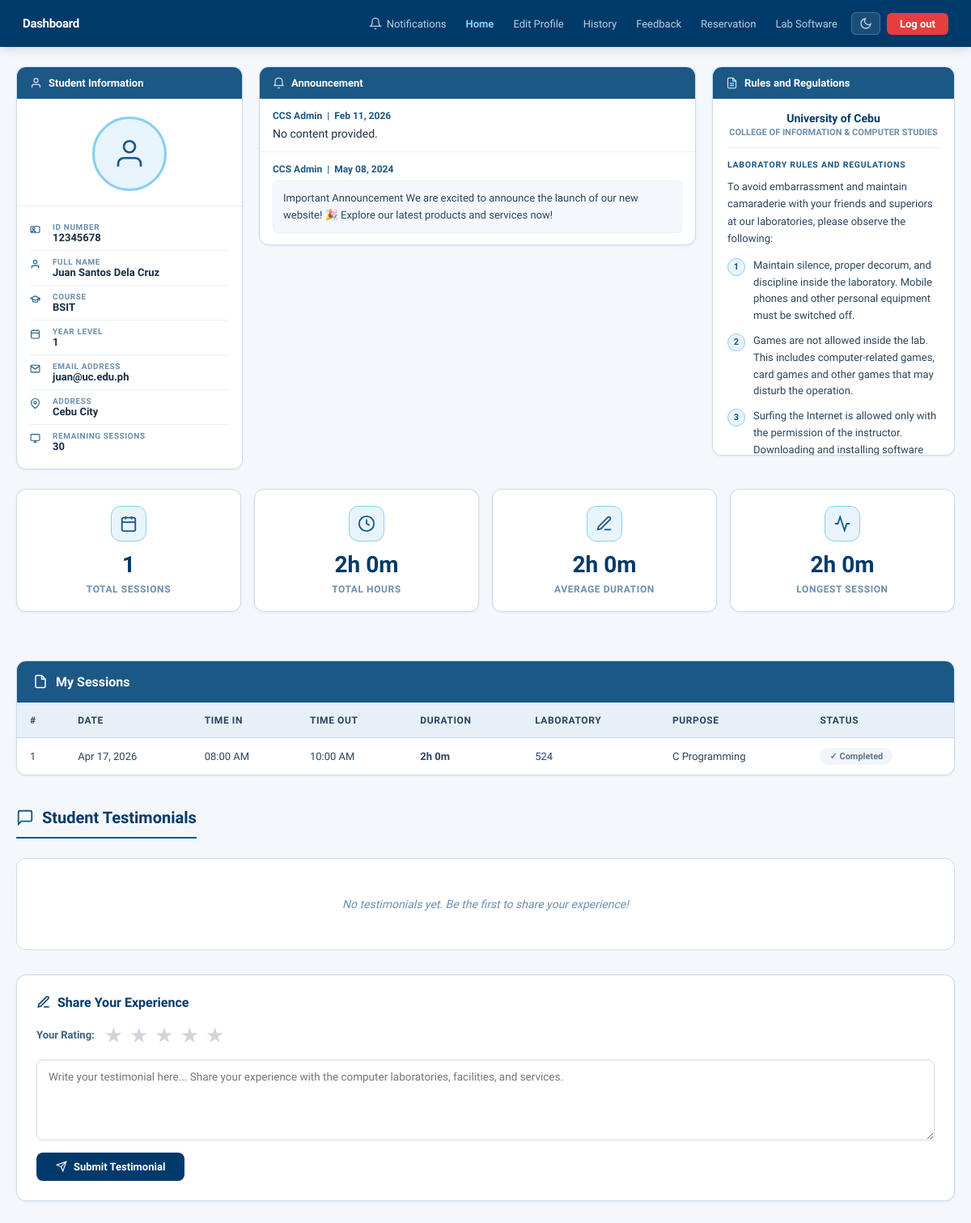
The page /Homepage.php (signed in) on the database its author committed.
### tables this page shows
CREATE TABLE IF NOT EXISTS announcements (
    id          INT AUTO_INCREMENT PRIMARY KEY,
    admin_name  VARCHAR(100) NOT NULL DEFAULT 'CCS Admin',
    content     TEXT,
    created_at  TIMESTAMP DEFAULT CURRENT_TIMESTAMP
);

CREATE TABLE IF NOT EXISTS sit_in_history (
    id              INT AUTO_INCREMENT PRIMARY KEY,
    student_id      INT         NOT NULL,
    id_number       VARCHAR(20) NOT NULL,
    fullname        VARCHAR(255)NOT NULL,
    sit_purpose     VARCHAR(255)NOT NULL,
    laboratory      VARCHAR(50) NOT NULL,
    login_time      DATETIME    DEFAULT NULL,
    logout_time     DATETIME    DEFAULT NULL,
    date            DATE        NOT NULL,
    created_at      TIMESTAMP DEFAULT CURRENT_TIMESTAMP,
    FOREIGN KEY (student_id) REFERENCES students(id) ON DELETE CASCADE
);

### homepage.php (the view, shortened to what this page needs)
<?php
require_once 'db.php';
$student_id = (int)$_SESSION['student_id'];
$announcements = $pdo->query("SELECT * FROM announcements ORDER BY created_at DESC")->fetchAll();
$photoSrc = (!empty($_SESSION['profile_photo'])) ? 'uploads/profiles/'.htmlspecialchars($_SESSION['profile_photo']) : null;
try {
    $sitin_rows = $pdo->prepare("SELECT login_time, logout_time, date, laboratory, sit_purpose FROM sit_in_history WHERE student_id = ? ORDER BY date DESC, login_time DESC");
    $sitin_rows->execute([$student_id]);
    $sitin_records = $sitin_rows->fetchAll();
} catch (Exception $e) { $sitin_records = []; }
$total_sessions = count($sitin_records);
$total_hours    = 0;
$longest_mins   = 0;
$durations      = [];
foreach ($sitin_records as $r) {
    if ($r['login_time'] && $r['logout_time']) {
        $mins = (strtotime($r['logout_time']) - strtotime($r['login_time'])) / 60;
        if ($mins > 0) {
            $total_hours += $mins;
            $durations[] = $mins;
            if ($mins > $longest_mins) $longest_mins = $mins;
        }
    }
}
$avg_duration  = count($durations) > 0 ? array_sum($durations) / count($durations) : 0;
$total_hours_h = floor($total_hours / 60);
$total_hours_m = (int)($total_hours % 60);
$avg_h = floor($avg_duration / 60);
$avg_m = (int)($avg_duration % 60);
$long_h = floor($longest_mins / 60);
$long_m = (int)($longest_mins % 60);
try {
    $pdo->exec("CREATE TABLE IF NOT EXISTS testimonials (
        id          INT AUTO_INCREMENT PRIMARY KEY,
        student_id  INT NOT NULL,
        fullname    VARCHAR(255) NOT NULL,
        course      VARCHAR(100) DEFAULT '',
        message     TEXT NOT NULL,
        rating      TINYINT(1) DEFAULT 5,
        profile_photo VARCHAR(255) DEFAULT NULL,
        created_at  TIMESTAMP DEFAULT CURRENT_TIMESTAMP,
        FOREIGN KEY (student_id) REFERENCES students(id) ON DELETE CASCADE
    )");
} catch (Exception $e) {}
$testimonials = $pdo->query("SELECT * FROM testimonials ORDER BY created_at DESC LIMIT 20")->fetchAll();
?>
<!DOCTYPE html>
<html lang="en">
<head>
</head>
<body>
<nav>
  <div class="nav-brand">Dashboard</div>
  <div class="nav-links">
    <div class="notif-wrap">
      <button class="notif-btn" onclick="toggleNotif()" id="notifBtn">
        <span class="bell-wrap">
          <svg viewBox="0 0 24 24" width="16" height="16" fill="none" stroke="currentColor" stroke-width="2">
            <path d="M18 8A6 6 0 0 0 6 8c0 7-3 9-3 9h18s-3-2-3-9"/>
            <path d="M13.73 21a2 2 0 0 1-3.46 0"/>
          </svg>
        </span>
        Notifications
      </button>
    </div>
    <a href="Homepage.php" class="active">Home</a>
    <a href="profile.php">Edit Profile</a>
    <a href="history.php">History</a>
    <a href="feedback.php">Feedback</a>
    <a href="reservation.php">Reservation</a>
    <a href="software.php">Lab Software</a>
    <button onclick="toggleDarkMode()" class="btn-dark-toggle" id="darkToggle" title="Toggle dark mode">
      <svg viewBox="0 0 24 24" width="16" height="16" fill="none" stroke="currentColor" stroke-width="2"><path d="M21 12.79A9 9 0 1 1 11.21 3 7 7 0 0 0 21 12.79z"/></svg>
    </button>
    <a href="logout.php" class="btn-logout">Log out</a>
  </div>
</nav>
<div class="dashboard">
  <div class="card">
    <div class="card-head">
      <svg viewBox="0 0 24 24"><path d="M20 21v-2a4 4 0 0 0-4-4H8a4 4 0 0 0-4 4v2"/><circle cx="12" cy="7" r="4"/></svg>
      <h2>Student Information</h2>
    </div>
    <div class="student-avatar">
      <div class="avatar-circle">
        <?php if ($photoSrc): ?>
          <img src="<?= $photoSrc ?>" alt="Profile"/>
        <?php else: ?>
          <svg viewBox="0 0 24 24"><path d="M20 21v-2a4 4 0 0 0-4-4H8a4 4 0 0 0-4 4v2"/><circle cx="12" cy="7" r="4"/></svg>
        <?php endif; ?>
      </div>
    </div>
    <div class="student-info-list">
      <div class="info-row"><div class="info-icon"><svg viewBox="0 0 24 24"><rect x="2" y="5" width="20" height="14" rx="2"/><circle cx="8.5" cy="10" r="2.5"/><path d="M4 19c0-2.2 2-4 4.5-4s4.5 1.8 4.5 4"/></svg></div><div class="info-content"><div class="info-label">ID Number</div><div class="info-value"><?= htmlspecialchars($_SESSION['id_number'] ?? '') ?></div></div></div>
      <div class="info-row"><div class="info-icon"><svg viewBox="0 0 24 24"><path d="M20 21v-2a4 4 0 0 0-4-4H8a4 4 0 0 0-4 4v2"/><circle cx="12" cy="7" r="4"/></svg></div><div class="info-content"><div class="info-label">Full Name</div><div class="info-value"><?= htmlspecialchars($_SESSION['fullname'] ?? '') ?></div></div></div>
      <div class="info-row"><div class="info-icon"><svg viewBox="0 0 24 24"><path d="M22 10v6M2 10l10-5 10 5-10 5z"/><path d="M6 12v5c3 3 9 3 12 0v-5"/></svg></div><div class="info-content"><div class="info-label">Course</div><div class="info-value"><?= htmlspecialchars($_SESSION['course'] ?? '') ?></div></div></div>
      <div class="info-row"><div class="info-icon"><svg viewBox="0 0 24 24"><rect x="3" y="4" width="18" height="18" rx="2"/><line x1="16" y1="2" x2="16" y2="6"/><line x1="8" y1="2" x2="8" y2="6"/><line x1="3" y1="10" x2="21" y2="10"/></svg></div><div class="info-content"><div class="info-label">Year Level</div><div class="info-value"><?= htmlspecialchars($_SESSION['year_level'] ?? '') ?></div></div></div>
      <div class="info-row"><div class="info-icon"><svg viewBox="0 0 24 24"><path d="M4 4h16c1.1 0 2 .9 2 2v12c0 1.1-.9 2-2 2H4c-1.1 0-2-.9-2-2V6c0-1.1.9-2 2-2z"/><polyline points="22,6 12,13 2,6"/></svg></div><div class="info-content"><div class="info-label">Email Address</div><div class="info-value"><?= htmlspecialchars($_SESSION['email'] ?? '') ?></div></div></div>
      <div class="info-row"><div class="info-icon"><svg viewBox="0 0 24 24"><path d="M21 10c0 7-9 13-9 13s-9-6-9-13a9 9 0 0 1 18 0z"/><circle cx="12" cy="10" r="3"/></svg></div><div class="info-content"><div class="info-label">Address</div><div class="info-value"><?= htmlspecialchars($_SESSION['address'] ?? '') ?></div></div></div>
      <div class="info-row"><div class="info-icon"><svg viewBox="0 0 24 24"><rect x="2" y="3" width="20" height="14" rx="2"/><line x1="8" y1="21" x2="16" y2="21"/><line x1="12" y1="17" x2="12" y2="21"/></svg></div><div class="info-content"><div class="info-label">Remaining Sessions</div><div class="info-value"><?= htmlspecialchars($_SESSION['session'] ?? '') ?></div></div></div>
    </div>
  </div>
  <div class="card">
    <div class="card-head">
      <svg viewBox="0 0 24 24"><path d="M22 17H2a3 3 0 0 0 3-3V9a7 7 0 0 1 14 0v5a3 3 0 0 0 3 3z"/><path d="M13.73 21a2 2 0 0 1-3.46 0"/></svg>
      <h2>Announcement</h2>
    </div>
    <div class="ann-scroll">
      <?php if ($announcements): ?>
        <?php foreach ($announcements as $ann): ?>
        <div class="ann-item">
          <div class="ann-meta"><?= htmlspecialchars($ann['admin_name'] ?? 'CCS Admin') ?> &nbsp;|&nbsp; <?= date('M d, Y', strtotime($ann['created_at'])) ?></div>
          <?php if (!empty($ann['content'])): ?>
            <div class="ann-bubble"><?= nl2br(htmlspecialchars($ann['content'])) ?></div>
          <?php else: ?>
            <div class="ann-empty">No content provided.</div>
          <?php endif; ?>
        </div>
        <?php endforeach; ?>
      <?php else: ?>
        <div class="ann-item"><div class="ann-empty" style="padding:16px;">No announcements yet.</div></div>
      <?php endif; ?>
    </div>
  </div>
  <div class="card">
    <div class="card-head">
      <svg viewBox="0 0 24 24"><path d="M14 2H6a2 2 0 0 0-2 2v16a2 2 0 0 0 2 2h12a2 2 0 0 0 2-2V8z"/><polyline points="14 2 14 8 20 8"/><line x1="16" y1="13" x2="8" y2="13"/><line x1="16" y1="17" x2="8" y2="17"/></svg>
      <h2>Rules and Regulations</h2>
    </div>
    <div class="rules-scroll">
      <div class="rules-header"><h3>University of Cebu</h3><p>COLLEGE OF INFORMATION &amp; COMPUTER STUDIES</p></div>
      <div class="rules-section-title">Laboratory Rules and Regulations</div>
      <p class="rules-intro">To avoid embarrassment and maintain camaraderie with your friends and superiors at our laboratories, please observe the following:</p>
      <div class="rules-list">
        <div class="rule-item"><span class="rule-num">1</span><span>Maintain silence, proper decorum, and discipline inside the laboratory. Mobile phones and other personal equipment must be switched off.</span></div>
        <div class="rule-item"><span class="rule-num">2</span><span>Games are not allowed inside the lab. This includes computer-related games, card games and other games that may disturb the operation.</span></div>
        <div class="rule-item"><span class="rule-num">3</span><span>Surfing the Internet is allowed only with the permission of the instructor. Downloading and installing software are strictly prohibited.</span></div>
      </div>
    </div>
  </div>
</div>
<div class="summary-section">
  <div class="summary-grid">
    <div class="summary-card">
      <div class="summary-icon"><svg viewBox="0 0 24 24"><rect x="3" y="4" width="18" height="18" rx="2"/><line x1="16" y1="2" x2="16" y2="6"/><line x1="8" y1="2" x2="8" y2="6"/><line x1="3" y1="10" x2="21" y2="10"/></svg></div>
      <div class="summary-val"><?= $total_sessions ?></div>
      <div class="summary-label">Total Sessions</div>
    </div>
    <div class="summary-card">
      <div class="summary-icon"><svg viewBox="0 0 24 24"><circle cx="12" cy="12" r="10"/><polyline points="12 6 12 12 16 14"/></svg></div>
      <div class="summary-val"><?= $total_hours_h ?>h <?= $total_hours_m ?>m</div>
      <div class="summary-label">Total Hours</div>
    </div>
    <div class="summary-card">
      <div class="summary-icon"><svg viewBox="0 0 24 24"><path d="M12 20h9"/><path d="M16.5 3.5a2.121 2.121 0 0 1 3 3L7 19l-4 1 1-4L16.5 3.5z"/></svg></div>
      <div class="summary-val"><?= $avg_h ?>h <?= $avg_m ?>m</div>
      <div class="summary-label">Average Duration</div>
    </div>
    <div class="summary-card">
      <div class="summary-icon"><svg viewBox="0 0 24 24"><polyline points="22 12 18 12 15 21 9 3 6 12 2 12"/></svg></div>
      <div class="summary-val"><?= $long_h ?>h <?= $long_m ?>m</div>
      <div class="summary-label">Longest Session</div>
    </div>
  </div>
</div>
<div class="sessions-container">
  <div class="sessions-card">
    <div class="sessions-header">
      <h2>
        <svg viewBox="0 0 24 24"><path d="M14 2H6a2 2 0 0 0-2 2v16a2 2 0 0 0 2 2h12a2 2 0 0 0 2-2V8z"/><polyline points="14 2 14 8 20 8"/></svg>
        My Sessions
      </h2>
    </div>
    <div class="sessions-table-wrapper">
      <table class="sessions-table">
        <thead>
          <tr>
            <th>#</th>
            <th>Date</th>
            <th>Time In</th>
            <th>Time Out</th>
            <th>Duration</th>
            <th>Laboratory</th>
            <th>Purpose</th>
            <th>Status</th>
          </tr>
        </thead>
        <tbody>
          <?php if ($sitin_records): $i=0; foreach ($sitin_records as $r): $i++;
            $duration = '—';
            if ($r['login_time'] && $r['logout_time']) {
              $mins = (strtotime($r['logout_time']) - strtotime($r['login_time'])) / 60;
              if ($mins > 0) {
                $dh = floor($mins / 60); $dm = (int)($mins % 60);
                $duration = ($dh > 0 ? $dh.'h ' : '') . $dm . 'm';
              }
            }
            $isActive = empty($r['logout_time']);
          ?>
          <tr>
            <td><?= $i ?></td>
            <td><?= $r['date'] ? date('M d, Y', strtotime($r['date'])) : '—' ?></td>
            <td><?= $r['login_time'] ? date('h:i A', strtotime($r['login_time'])) : '—' ?></td>
            <td><?= $r['logout_time'] ? date('h:i A', strtotime($r['logout_time'])) : '—' ?></td>
            <td><strong><?= $duration ?></strong></td>
            <td><?= htmlspecialchars($r['laboratory'] ?? '—') ?></td>
            <td><?= htmlspecialchars($r['sit_purpose'] ?? '—') ?></td>
            <td>
              <?php if ($isActive): ?>
                <span class="status-badge active">● Active</span>
              <?php else: ?>
                <span class="status-badge done">✓ Completed</span>
              <?php endif; ?>
            </td>
          </tr>
          <?php endforeach; else: ?>
          <tr><td colspan="8" class="empty-table">No sit-in sessions recorded yet.</td></tr>
          <?php endif; ?>
        </tbody>
      </table>
    </div>
  </div>
</div>
<div class="testimonials-section">
  <div class="testimonials-header">
    <h2>
      <svg viewBox="0 0 24 24"><path d="M21 15a2 2 0 0 1-2 2H7l-4 4V5a2 2 0 0 1 2-2h14a2 2 0 0 1 2 2z"/></svg>
      Student Testimonials
    </h2>
  </div>
  <?php if ($testimonials): ?>
  <div class="testimonials-grid">
    <?php foreach ($testimonials as $t): ?>
    <div class="testimonial-card">
      <div class="testimonial-profile">
        <div class="testimonial-avatar">
          <?php if (!empty($t['profile_photo']) && file_exists('uploads/profiles/'.$t['profile_photo'])): ?>
            <img src="uploads/profiles/<?= htmlspecialchars($t['profile_photo']) ?>" alt="Profile">
          <?php else: ?>
            <svg viewBox="0 0 24 24" fill="none" stroke="currentColor" stroke-width="1.5"><path d="M20 21v-2a4 4 0 0 0-4-4H8a4 4 0 0 0-4 4v2"/><circle cx="12" cy="7" r="4"/></svg>
          <?php endif; ?>
        </div>
        <div class="testimonial-info">
          <div class="testimonial-name"><?= htmlspecialchars($t['fullname']) ?></div>
          <div class="testimonial-course"><?= htmlspecialchars($t['course']) ?></div>
          <div class="testimonial-date"><?= date('M d, Y', strtotime($t['created_at'])) ?></div>
        </div>
      </div>
      <div class="testimonial-stars"><?= str_repeat('★', (int)$t['rating']) . str_repeat('☆', 5 - (int)$t['rating']) ?></div>
      <div class="testimonial-message"><?= htmlspecialchars($t['message']) ?></div>
    </div>
    <?php endforeach; ?>
  </div>
  <?php else: ?>
  <div class="empty-table" style="background:var(--white);border-radius:var(--radius-lg);border:1px solid var(--gray-200);margin-bottom:30px;">No testimonials yet. Be the first to share your experience!</div>
  <?php endif; ?>
  <div class="testimonial-form-card">
    <h3>
      <svg viewBox="0 0 24 24" width="18" height="18" fill="none" stroke="currentColor" stroke-width="2"><path d="M12 20h9"/><path d="M16.5 3.5a2.121 2.121 0 0 1 3 3L7 19l-4 1 1-4L16.5 3.5z"/></svg>
      Share Your Experience
    </h3>
    <form method="POST">
      <div class="rating-section">
        <span class="rating-label">Your Rating:</span>
        <div class="star-rating">
          <input type="radio" name="rating" id="star5" value="5"><label for="star5">★</label>
          <input type="radio" name="rating" id="star4" value="4"><label for="star4">★</label>
          <input type="radio" name="rating" id="star3" value="3"><label for="star3">★</label>
          <input type="radio" name="rating" id="star2" value="2"><label for="star2">★</label>
          <input type="radio" name="rating" id="star1" value="1"><label for="star1">★</label>
        </div>
      </div>
      <textarea name="testimonial_message" placeholder="Write your testimonial here... Share your experience with the computer laboratories, facilities, and services." required></textarea>
      <button type="submit" name="submit_testimonial" class="btn-submit-testimonial">
        <svg viewBox="0 0 24 24" width="14" height="14" fill="none" stroke="white" stroke-width="2"><line x1="22" y1="2" x2="11" y2="13"/><polygon points="22 2 15 22 11 13 2 9 22 2"/></svg>
        Submit Testimonial
      </button>
    </form>
  </div>
</div>
</body>
</html>

### rows shown on the page
announcements: admin_name "CCS Admin", created_at "Feb 11, 2026", shows "No content provided."
announcements: admin_name "CCS Admin", created_at "May 08, 2024", content "Important Announcement We are excited to announce the launch of our new website! 🎉 Explore our latest products and services now!"
sit_in_history: long_h "2", long_m "0", date "Apr 17, 2026", login_time "08:00 AM", logout_time "10:00 AM", duration "2h 0m", laboratory "524", sit_purpose "C Programming", shows "✓ Completed"

### other values the page prints
$_SESSION['id_number'] "12345678"
$_SESSION['fullname'] "Juan Santos Dela Cruz"
$_SESSION['course'] "BSIT"
$_SESSION['year_level'] "1"
$_SESSION['email'] "juan@uc.edu.ph"
$_SESSION['address'] "Cebu City"
$_SESSION['session'] "30"
$total_sessions "1"
$total_hours_h "2"
$total_hours_m "0"
$avg_h "2"
$avg_m "0"
